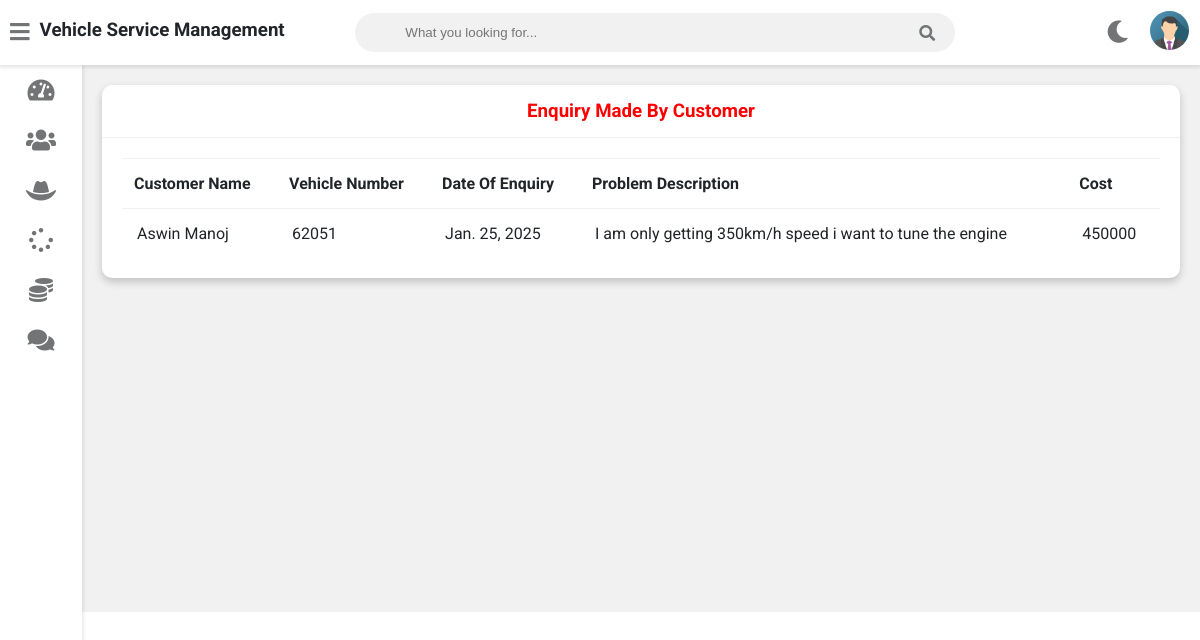
/admin-view-customer-enquiry (signed in), run on the app's committed database.
### vehicle/models.py (models this page shows, shortened)
class Customer(models.Model):
    user=models.OneToOneField(User,on_delete=models.CASCADE)
    profile_pic= models.ImageField(upload_to='profile_pic/CustomerProfilePic/',null=True,blank=True)
    address = models.CharField(max_length=40)
    mobile = models.CharField(max_length=20,null=False)
    @property
    def get_name(self):
        return self.user.first_name+" "+self.user.last_name

class Request(models.Model):
    cat=(('two wheeler with gear','two wheeler with gear'),('two wheeler without gear','two wheeler without gear'),('three wheeler','three wheeler'),('four wheeler','four wheeler'))
    category=models.CharField(max_length=50,choices=cat)
    vehicle_no=models.PositiveIntegerField(null=False)
    vehicle_name = models.CharField(max_length=40,null=False)
    vehicle_model = models.CharField(max_length=40,null=False)
    vehicle_brand = models.CharField(max_length=40,null=False)
    problem_description = models.CharField(max_length=500,null=False)
    date=models.DateField(auto_now=True)
    cost=models.PositiveIntegerField(null=True)
    customer=models.ForeignKey('Customer', on_delete=models.CASCADE,null=True)
    mechanic=models.ForeignKey('Mechanic',on_delete=models.CASCADE,null=True)
    stat=(('Pending','Pending'),('Approved','Approved'),('Repairing','Repairing'),('Repairing Done','Repairing Done'),('Released','Released'))
    status=models.CharField(max_length=50,choices=stat,default='Pending',null=True)

### vehicle/views.py (the view)
# urls.py: path('admin-view-customer-enquiry', views.admin_view_customer_enquiry_view,name='admin-view-customer-enquiry'),
@login_required(login_url='adminlogin')
def admin_view_customer_enquiry_view(request):
    enquiry=models.Request.objects.all().order_by('-id')
    customers=[]
    for enq in enquiry:
        customer=models.Customer.objects.get(id=enq.customer_id)
        customers.append(customer)
    return render(request,'vehicle/admin_view_customer_enquiry.html',{'data':zip(customers,enquiry)})

### templates/vehicle/admin_view_customer_enquiry.html
{% extends 'vehicle/adminbase.html' %}
{% block content %}
	<div class="wrapper">
		<div class="row">
			<div class="col-12 col-m-12 col-sm-12">
				<div class="card">
					<div class="card-header">
						<h3 style="color:red; text-align:center" >Enquiry Made By Customer
						</h3>
					</div>
					<div class="card-content">
						<table>
							<thead>
                <tr>
                  <th>Customer Name</th>
                  <th>Vehicle Number</th>
                  <th>Date Of Enquiry</th>
                  <th>Problem Description</th>
									<th>Cost</th>
                </tr>
							</thead>
							<tbody>
                {% for c,r in data %}
                <tr>
                  <td> {{c.get_name}}</td>
                  <td> {{r.vehicle_no}}</td>
                  <td> {{r.date}}</td>
                  <td>{{r.problem_description}}</td>
									<td>{{r.cost}}</td>
                </tr>
                {% endfor %}
							</tbody>
						</table>
					</div>
				</div>
			</div>
		</div>
<br><br><br><br><br><br><br><br><br><br><br><br><br><br><br><br>
	</div>
{% endblock content %}

### data on the page
Customer: get_name "Aswin Manoj", vehicle_no "62051", date "Jan. 25, 2025", problem_description "I am only getting 350km/h speed i want to tune the engine", cost "450000"
